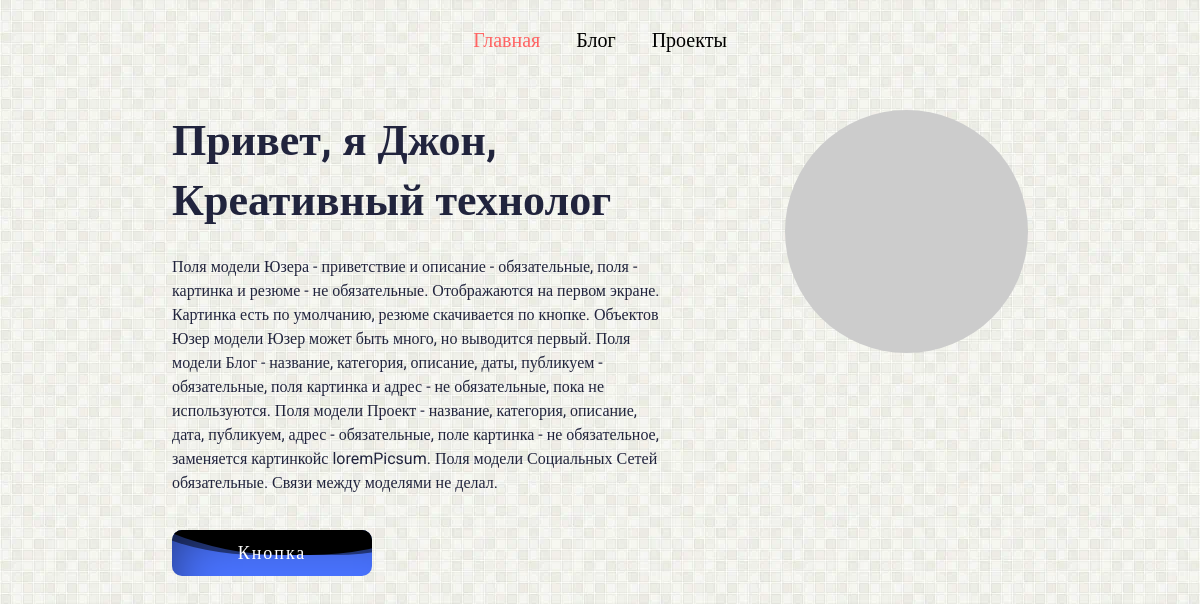
The app's page /, older data.
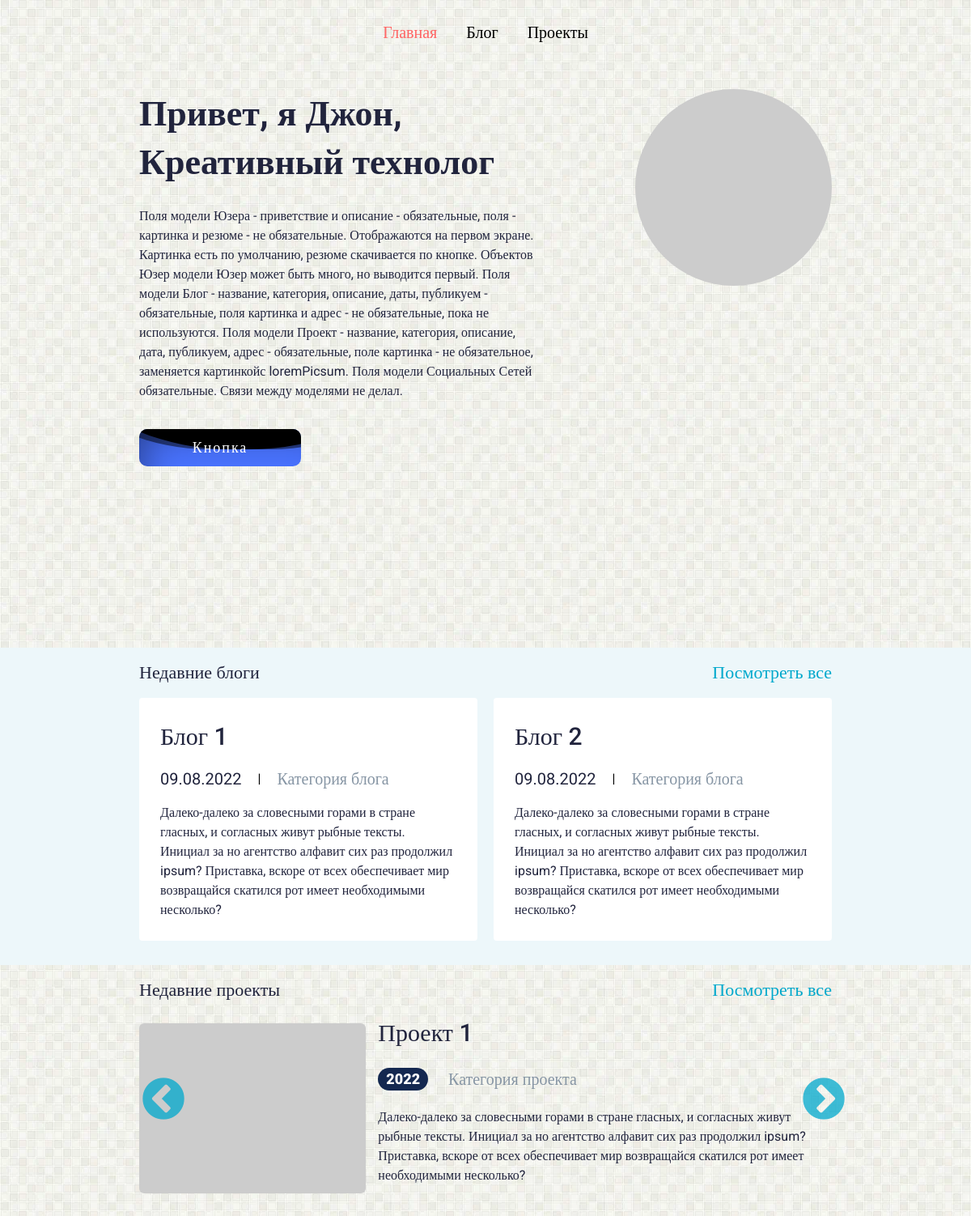
The same page, newer data.
### JohnWebSite/models.py (models this page shows, shortened)
class ExtUser(models.Model):
    objects = None
    class Meta:
        verbose_name = 'Юзер'
        verbose_name_plural = 'Юзер'
    helloExtUser = models.CharField(verbose_name='Приветствие на первом экране', max_length=255)
    descriptionExtUser = models.TextField(verbose_name='Описание на первом экране', max_length=1000)
    pictureExtUser = models.FileField(verbose_name='Картинка на первом экране', upload_to='JohnWebSite/img/user',
                                      null=True, blank=True)
    resumeExtUser = models.FileField(verbose_name='Файл резюме', upload_to='JohnWebSite/resume', null=True, blank=True)

class Blog(models.Model):
    objects = None
    class Meta:
        verbose_name = 'Блог'
        verbose_name_plural = 'Блоги'
        ordering = ['-createdBlog']
    titleBlog = models.CharField(verbose_name='Название блога', max_length=100)
    subtitleBlog = models.CharField(verbose_name='Категория? блога', max_length=100)
    descriptionBlog = models.TextField(verbose_name='Описание блога')
    createdBlog = models.DateField(verbose_name='Дата создания', auto_now_add=True)
    changedBlog = models.DateField(verbose_name='Дата последнего измения', auto_now=True)
    activeBlog = models.BooleanField(verbose_name='Публикуем?', default=True)
    pictureBlog = models.FileField(verbose_name='Картинка блога', upload_to='JohnWebSite/img/blog', blank=True)
    linkBlog = models.URLField(verbose_name='Адрес блога в интернете', max_length=255, blank=True)

class Project(models.Model):
    objects = None
    class Meta:
        verbose_name = 'Проект'
        verbose_name_plural = 'Проекты'
        ordering = ['-createdProject']
    titleProject = models.CharField(verbose_name='Название проекта', max_length=100)
    subtitleProject = models.CharField(verbose_name='Категория? проекта', max_length=100)
    descriptionProject = models.TextField(verbose_name='Описание проекта')
    createdProject = models.DateField(verbose_name='Дата создания', auto_now_add=True)
    activeProject = models.BooleanField(verbose_name='Публикуем?', default=True)
    pictureProject = models.FileField(verbose_name='Картинка проекта', upload_to='JohnWebSite/img/project', blank=True)
    linkProject = models.URLField(verbose_name='Адрес проекта в интернете', max_length=255, unique=True)

### JohnWebSite/views.py (the view)
# urls.py: path('', showHome, name='home'),
def showHome(request):
    extUser = ExtUser.objects.first()
    socials = Social.objects.all()
    blogs = Blog.objects.filter(activeBlog=True)[:2]
    projects = Project.objects.filter(activeProject=True)[:3]
    return render(request, 'JohnWebSite/home.html',
                  {'link': 1, 'extUser': extUser, 'blogs': blogs, 'projects': projects, 'socials': socials, })

### JohnWebSite/templates/JohnWebSite/home.html
{% extends 'JohnWebSite/index.html' %}
{% load static %}
{% block section %}
<div class="first">
	<div class="__container">
		<section class="hi">
			<div class="hi__content">
				{% if extUser.helloExtUser %}
				<h1 class="hi__h1 h1">{{extUser.helloExtUser}}</h1>
				{% else %}
				<h1 class="hi__h1 h1">Hello, my name John</h1>
				{% endif %}
				{% if extUser.descriptionExtUser %}
				<div class="hi__text text">{{extUser.descriptionExtUser}}</div>
				{% else %}
				<div class="hi__text text">I Am Developer</div>
				{% endif %}
				{% if extUser.resumeExtUser %}
				<a href="{{extUser.resumeExtUser.url}}" download="" class="hi__btn btn">
					<div class="btn__text">Скачать резюме</div>
					<div class="btn__waves"></div>
				</a>
				{% else %}
				<button class="hi__btn btn">
					<div class="btn__text">Кнопка</div>
					<div class="btn__waves"></div>
				</button>
				{% endif %}
			</div>
			<div class="hi__avatar">
				{% if extUser.pictureExtUser %}
				<picture>
					<source srcset="{{extUser.pictureExtUser.url}}" type="image/webp"><img class="hi__img"
						src="{{extUser.pictureExtUser.url}}" alt="avatar">
				</picture>
				{% else %}
				<picture>
					<source srcset="https://picsum.photos/200" type="image/webp">
					<img class="hi__img" src="https://picsum.photos/200" alt="avatar">
				</picture>
				{% endif %}
			</div>
		</section>
	</div>
</div>
{% if blogs %}
<section class="recent-blogs">
	<div class="__container">
		<div class="recent-blogs__header">
			<div class="recent-blogs__title">Недавние блоги</div>
			<a href="{% url 'blogs' %}" class="recent-blogs__view-all">Посмотреть все</a>
		</div>
		<ul class="recent-blogs__list">
			{% for blog in blogs %}
			<li class="recent-blogs__item">
				{% include 'JohnWebSite/blog.html' %}
			</li>
			{% endfor %}
		</ul>
	</div>
</section>
{% endif %}
{% if projects %}
<section class="featured-works">
	<div class="__container">
		<div class="featured-works__header">
			<div class="featured-works__title">Недавние проекты</div>
			<a href="{% url 'works' %}" class="featured-works__view-all">Посмотреть все</a>
		</div>
		<div class="featured-works__list single-item">
			{% for project in projects %}
			<div class="featured-works__item">
				{% include 'JohnWebSite/work.html' %}
			</div>
			{% endfor %}
		</div>
	</div>
</section>
{% endif %}
{% endblock %}

### JohnWebSite/templates/JohnWebSite/index.html (shortened to what this page needs)
{% load static %}
<!DOCTYPE html>
<html lang="ru">
<head>
    <link rel="stylesheet" href="{% static 'JohnWebSite/css/style.css'%}">
</head>
<body style="opacity: 0;">
    <div class="wrapper">
        <header class="header">
            <div class="header__container">
                <nav class="menu">
                    <ul class="menu__list">
                        <li class="menu__item">
                            {% if link == 1 %}
                            <a href="{% url 'home' %}" class="menu__link _active">Главная</a>
                            {% else %}
                            <a href="{% url 'home' %}" class="menu__link">Главная</a>
                            {% endif %}
                        </li>
                        <li class="menu__item">
                            {% if link == 2 %}
                            <a href="{% url 'blogs' %}" class="menu__link _active">Блог</a>
                            {% else %}
                            <a href="{% url 'blogs' %}" class="menu__link">Блог</a>
                            {% endif %}
                        </li>
                        <li class="menu__item">
                            {% if link == 3 %}
                            <a href="{% url 'works' %}" class="menu__link _active">Проекты</a>
                            {% else %}
                            <a href="{% url 'works' %}" class="menu__link">Проекты</a>
                            {% endif %}
                        </li>
                    </ul>
                </nav>
            </div>
        </header>
        <main class="page">
            {% block section %}{% endblock %}
        </main>
    </div>
</body>
</html>

### JohnWebSite/templates/JohnWebSite/blog.html
{% load static %}
<article class="blog">
    <a href="{% url 'blogs' %}" class="blog__link">
        <h2 class="blog__h2 h2">{{blog.titleBlog}}</h2>
    </a>
    <div class="blog__info">
        <div class="blog__info-data">{{blog.createdBlog|date:"d.m.Y"}}</div>
        <div class="blog__info-separator">|</div>
        <div class="blog__info-category">{{blog.subtitleBlog}}</div>
    </div>
    <div class="blog__text text">{{blog.descriptionBlog}}</div>
</article>

### JohnWebSite/templates/JohnWebSite/work.html
{% load static %}
<article class="work">
    <div>
        <div class="work__picture">
            {% if project.pictureProject %}
            <picture>
                <source srcset="{{project.pictureProject.url}}" type="image/webp">
                <img class="work__img" src="{{project.pictureProject.url}}" alt="{{project.titleProject}}">
            </picture>
            {% else %}
            <picture>
                <source srcset="https://picsum.photos/200" type="image/webp">
                <img class="work__img" src="https://picsum.photos/200" alt="{{project.titleProject}}">
            </picture>
            {% endif %}
        </div>
    </div>
    <div class="work__content">
        <a href="{{project.linkProject}}" target="_blank" class="work__link">
            <h2 class="work__h2 h2" title="Перейти к проекту">{{project.titleProject}}</h2>
        </a>
        <div class="work__info">
            <div class="work__info-data">{{project.createdProject|date:"Y"}}</div>
            <div class="work__info-title">{{project.subtitleProject}}</div>
        </div>
        <div class="work__text text">{{project.descriptionProject}}</div>
    </div>
</article>

Row changes from the older to the newer data that the page shows:
added Blog: titleBlog "Блог 1", createdBlog "09.08.2022", subtitleBlog "Категория блога", descriptionBlog "Далеко-далеко за словесными горами в стране гласных, и согласных живут рыбные тексты. Инициал за но агентство алфавит сих раз продолжил ipsum? Приставка, вскоре от всех обеспечивает мир возвращайся скатился рот имеет необходимыми несколько?"
added Blog: titleBlog "Блог 2", createdBlog "09.08.2022", subtitleBlog "Категория блога", descriptionBlog "Далеко-далеко за словесными горами в стране гласных, и согласных живут рыбные тексты. Инициал за но агентство алфавит сих раз продолжил ipsum? Приставка, вскоре от всех обеспечивает мир возвращайся скатился рот имеет необходимыми несколько?"
added Project: titleProject "Проект 1", createdProject "2022", subtitleProject "Категория проекта", descriptionProject "Далеко-далеко за словесными горами в стране гласных, и согласных живут рыбные тексты. Инициал за но агентство алфавит сих раз продолжил ipsum? Приставка, вскоре от всех обеспечивает мир возвращайся скатился рот имеет необходимыми несколько?"
Text that changed along with them:
text now shown: "Недавние блоги Посмотреть все Недавние проекты Посмотреть все"
